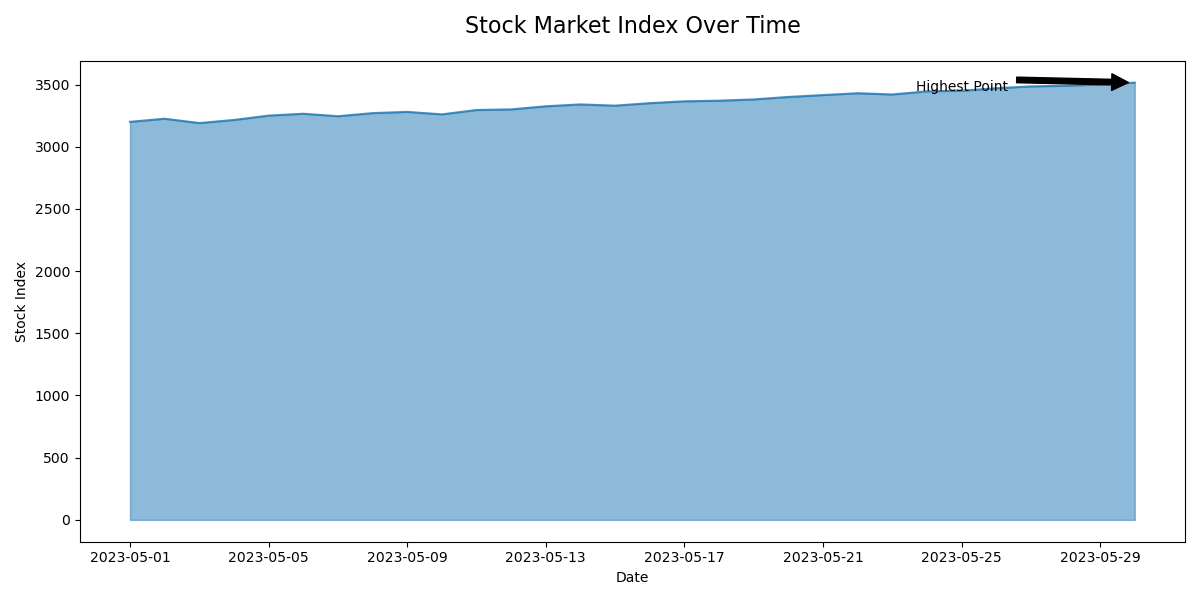

Generate this figure with Python:

import matplotlib.pyplot as plt
import pandas as pd

# Create the data
data = {
    'Date': pd.date_range(start='2023-05-01', periods=30, freq='D'),
    'Stock_Index': [3200, 3225, 3190, 3215, 3250, 3265, 3245, 3270, 3280, 3260, 3295, 3300, 3325, 3340, 3330, 3350, 3365, 3370, 3380, 3400, 3415, 3430, 3420, 3445, 3450, 3470, 3485, 3490, 3500, 3515]
}

df = pd.DataFrame(data)

# Plot the data
plt.figure(figsize=(12, 6))
plt.fill_between(df['Date'], df['Stock_Index'], color='#1f77b4', alpha=0.5)
plt.plot(df['Date'], df['Stock_Index'], color='#1f77b4', alpha=0.8)

# Title and labels
plt.title('Stock Market Index Over Time', fontsize=16, pad=20)
plt.xlabel('Date')
plt.ylabel('Stock Index')

# Annotations
plt.annotate('Highest Point', xy=(pd.Timestamp('2023-05-30'), 3515), xytext=(pd.Timestamp('2023-05-25'), 3450),
             arrowprops=dict(facecolor='black', shrink=0.05),
             fontsize=10, ha='center')

# Display the plot
plt.tight_layout()
plt.show()
